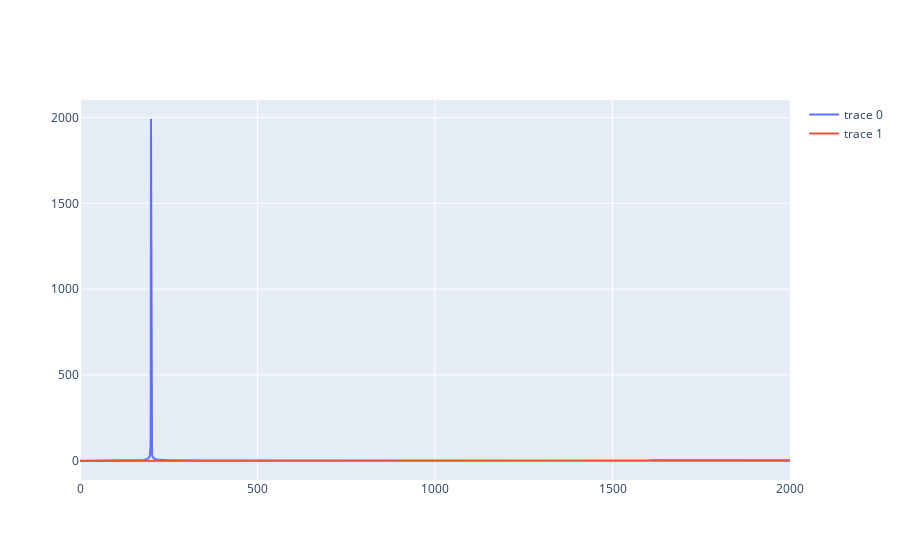

Source (notebook cell):
### Code cell
fig = go.Figure()
freqs = np.fft.rfftfreq(len(sin), 1/4000)

fig.add_trace(go.Scatter(x=freqs, y=np.abs(a)))
fig.add_trace(go.Scatter(x=freqs, y=np.angle(a)))

fig.show()

### Figure 1 — Plotly figure (JSON) as saved in the notebook; plotly's stock layout.template omitted (floating-point values rounded to 4 significant figures; data arrays with more than 128 entries replaced by an {"elided": "..."} marker saying what was removed)
{"data": [{"type": "scatter", "x": {"elided": "2001 int values"}, "y": {"elided": "2001 float values"}}, {"type": "scatter", "x": {"elided": "2001 int values"}, "y": {"elided": "2001 float values"}}], "layout": {}}
